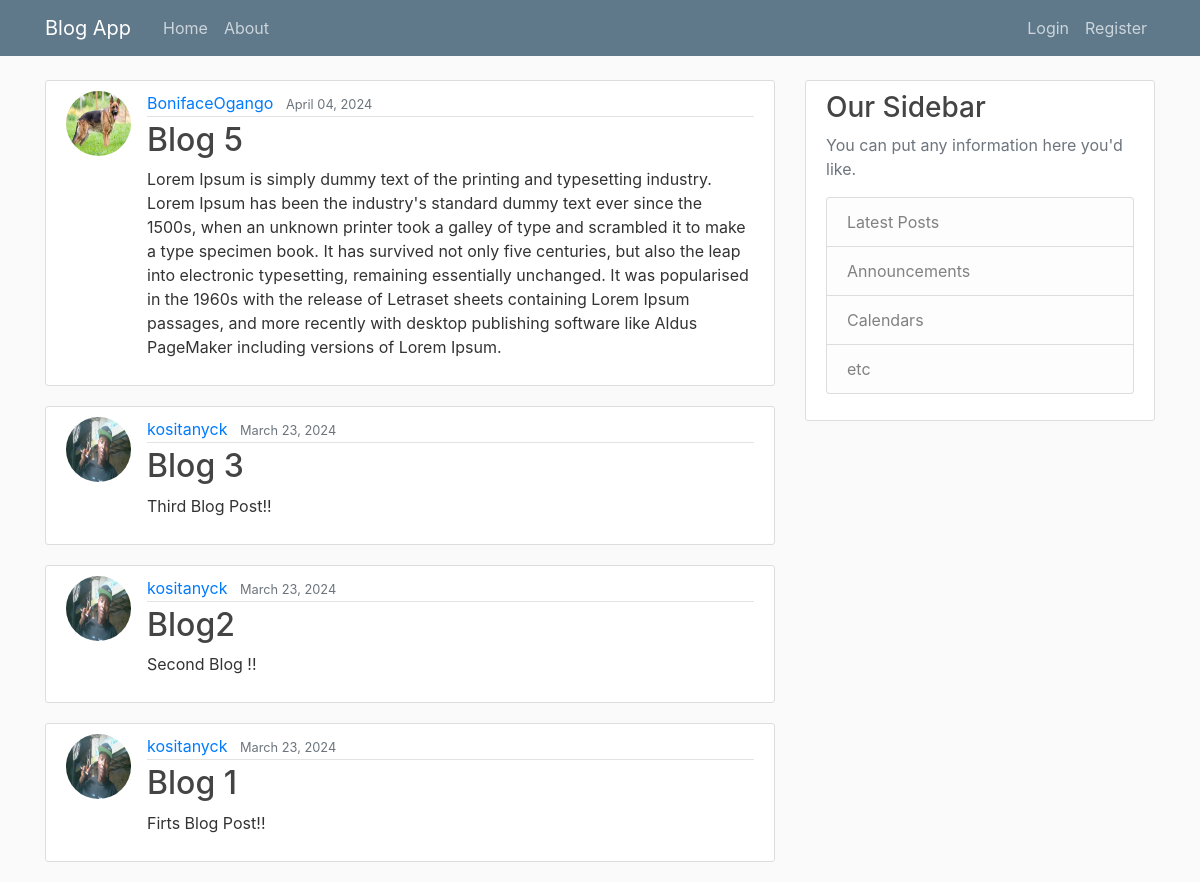
/, run on an earlier commit of the app's database.
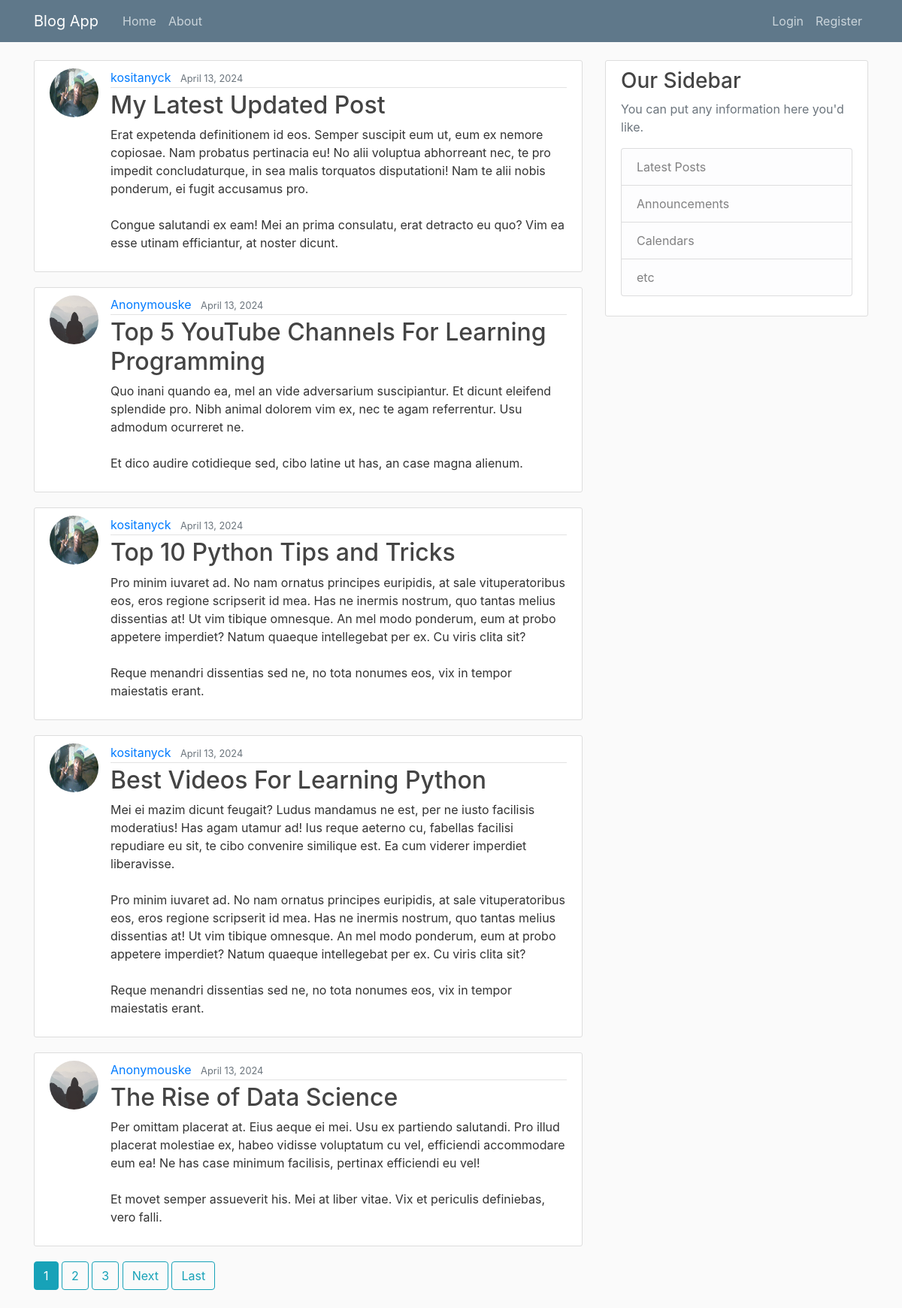
And on a later commit of the database.
### Blog/models.py (models this page shows, shortened)
class Post(models.Model):
    title = models.CharField(max_length=100)
    content = models.TextField()
    date_posted = models.DateTimeField(default=timezone.now)
    author = models.ForeignKey(User, on_delete=models.CASCADE)

### users/models.py (models this page shows, shortened)
class profile(models.Model):
    user = models.OneToOneField(User, on_delete=models.CASCADE)
    image = models.ImageField(default='default.jpg', upload_to= 'profile_pics')

### Blog/views.py (the view)
# urls.py: path('', PostListView.as_view(), name='Blog-home'),
class PostListView(ListView):
    model = Post
    template_name = 'Blog/home.html' #<app>/<model>_<view_type>.html
    context_object_name = 'posts'
    ordering = ['-date_posted'] #change the order to display the latest blogs
    paginate_by = 5

### Blog/templates/Blog/home.html (shortened to what this page needs)
{% extends "Blog/base.html"%}
{% block content%}
  {% for post in posts %}
  <article class="media content-section">
    <img class="rounded-circle article-img" src="{{post.author.profile.image.url}}" alt="profile-img">
    <div class="media-body">
      <div class="article-metadata">
        <a class="mr-2" href="#">{{ post.author }}</a>
        <small class="text-muted">{{ post.date_posted | date:"F d, Y" }}</small>
      </div>
      <h2><a class="article-title" href="{% url 'post-detail' post.id %}">{{ post.title }}</a></h2>
      <p class="article-content">{{ post.content }}</p>
    </div>
  </article>
  {%endfor%}
  {% if is_paginated %}
      {% for num in page_obj.paginator.page_range %}
      {% if page_obj.number == num %}
        <a class="btn btn-info mb-4" href="?page={{ num }}">{{ num }}</a>
      {% elif num > page_obj.number|add:'-3' and num < page_obj.number|add:'3' %}
        <a class="btn btn-outline-info mb-4" href="?page={{ num }}">{{ num }}</a>
      {% endif %}
    {% endfor %}
    {% if page_obj.has_next %}
      <a class="btn btn-outline-info mb-4" href="?page={{ page_obj.next_page_number }}">Next</a>
      <a class="btn btn-outline-info mb-4" href="?page={{ page_obj.paginator.num_pages }}">Last</a>
    {% endif %}
  {% endif %}
{% endblock content%}

What changed in the data, as far as the page shows it:
no longer on this page (row unchanged): Post: author.profile.image (picture), author "BonifaceOgango", date_posted "April 04, 2024", title "Blog 5", content "Lorem Ipsum is simply dummy text of the printing and typesetting industry. Lorem Ipsum has been the industry's standard dummy text ever since the 1500s, when an unknown printer took a galley of type and scrambled it to make a type specimen book. It has survived not only five centuries, but also the leap into electronic typesetting, remaining essentially unchanged. It was popularised in the 1960s with the release of Letraset sheets containing Lorem Ipsum passages, and more recently with desktop publishing software like Aldus PageMaker including versions of Lorem Ipsum."
no longer on this page (row unchanged): Post: author.profile.image (picture), author "kositanyck", date_posted "March 23, 2024", title "Blog 3", content "Third Blog Post!!"
no longer on this page (row unchanged): Post: author.profile.image (picture), author "kositanyck", date_posted "March 23, 2024", title "Blog2", content "Second Blog !!"
no longer on this page (row unchanged): Post: author.profile.image (picture), author "kositanyck", date_posted "March 23, 2024", title "Blog 1", content "Firts Blog Post!!"
added Post: author.profile.image (picture), author "kositanyck", date_posted "April 13, 2024", title "My Latest Updated Post", content "Erat expetenda definitionem id eos. Semper suscipit eum ut, eum ex nemore copiosae. Nam probatus pertinacia eu! No alii voluptua abhorreant nec, te pro impedit concludaturque, in sea malis torquatos disputationi! Nam te alii nobis ponderum, ei fugit accusamus pro. Congue salutandi ex eam! Mei an prima consulatu, erat detracto eu quo? Vim ea esse utinam efficiantur, at noster dicunt."
added Post: author.profile.image (placeholder picture), author "Anonymouske", date_posted "April 13, 2024", title "Top 5 YouTube Channels For Learning Programming", content "Quo inani quando ea, mel an vide adversarium suscipiantur. Et dicunt eleifend splendide pro. Nibh animal dolorem vim ex, nec te agam referrentur. Usu admodum ocurreret ne. Et dico audire cotidieque sed, cibo latine ut has, an case magna alienum."
added Post: author.profile.image (picture), author "kositanyck", date_posted "April 13, 2024", title "Top 10 Python Tips and Tricks", content "Pro minim iuvaret ad. No nam ornatus principes euripidis, at sale vituperatoribus eos, eros regione scripserit id mea. Has ne inermis nostrum, quo tantas melius dissentias at! Ut vim tibique omnesque. An mel modo ponderum, eum at probo appetere imperdiet? Natum quaeque intellegebat per ex. Cu viris clita sit? Reque menandri dissentias sed ne, no tota nonumes eos, vix in tempor maiestatis erant."
added Post: author.profile.image (picture), author "kositanyck", date_posted "April 13, 2024", title "Best Videos For Learning Python", content "Mei ei mazim dicunt feugait? Ludus mandamus ne est, per ne iusto facilisis moderatius! Has agam utamur ad! Ius reque aeterno cu, fabellas facilisi repudiare eu sit, te cibo convenire similique est. Ea cum viderer imperdiet liberavisse. Pro minim iuvaret ad. No nam ornatus principes euripidis, at sale vituperatoribus eos, eros regione scripserit id mea. Has ne inermis nostrum, quo tantas melius dissentias at! Ut vim tibique omnesque. An mel modo ponderum, eum at probo appetere imperdiet? Natum quaeque intellegebat per ex. Cu viris clita sit? Reque menandri dissentias sed ne, no tota nonumes eos, vix in tempor maiestatis erant."
added Post: author.profile.image (placeholder picture), author "Anonymouske", date_posted "April 13, 2024", title "The Rise of Data Science", content "Per omittam placerat at. Eius aeque ei mei. Usu ex partiendo salutandi. Pro illud placerat molestiae ex, habeo vidisse voluptatum cu vel, efficiendi accommodare eum ea! Ne has case minimum facilisis, pertinax efficiendi eu vel! Et movet semper assueverit his. Mei at liber vitae. Vix et periculis definiebas, vero falli."
Also different on the page:
new list line: "1"
new list line: "2"
new list line: "3"
text now shown: "Next Last"
